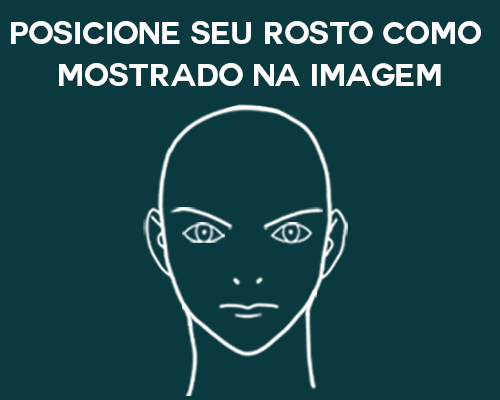
#> input picture imagens/Sem Título-1.png, 500 x 400 px, given as the content of the folder dataSet, which was not available
$ python -i Treino.py   (imports and definitions only)
#> lines starting #> are read from the running program, lines starting #| are printed output that depends on the picture
import os
import cv2
import numpy as np
from PIL import Image

recognizer=cv2.face.LBPHFaceRecognizer_create()
path= 'dataSet'

def getImagesWithID(path):
#> called with path = 'dataSet'
	imagePaths=[os.path.join(path,f) for f in os.listdir(path)]
	faces=[]
	IDs=[]
	for imagePath in imagePaths:
		faceImg=Image.open(imagePath).convert('L')
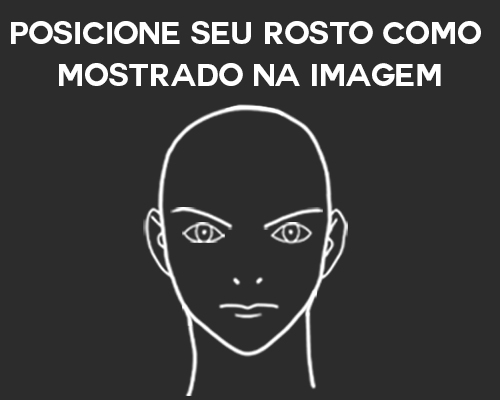
#> faceImg: PIL image 500x400 L; min 44, max 255, mean 59.1
		faceNp=np.array(faceImg,'uint8')
		ID=int(os.path.split(imagePath)[-1].split('.')[1])
		faces.append(faceNp)
		print(ID)
		IDs.append(ID)
		cv2.imshow("training",faceNp)
		cv2.waitKey(10)
	return IDs, faces

# [1 line that did not run here, left out]
# [3 lines not run here, left out]

>>> result = getImagesWithID('imagens/Sem Título-1.png')
#> (the run stopped early here; a loop or call above may not have finished)

$ run again, on imagens/face_center.png
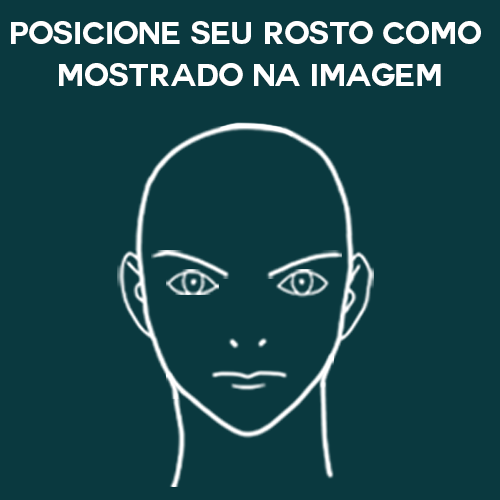
#> input picture imagens/face_center.png, 500 x 500 px, given as the content of the folder dataSet, which was not available
#> in getImagesWithID, `faceImg=Image.open(imagePath).convert('L')`:
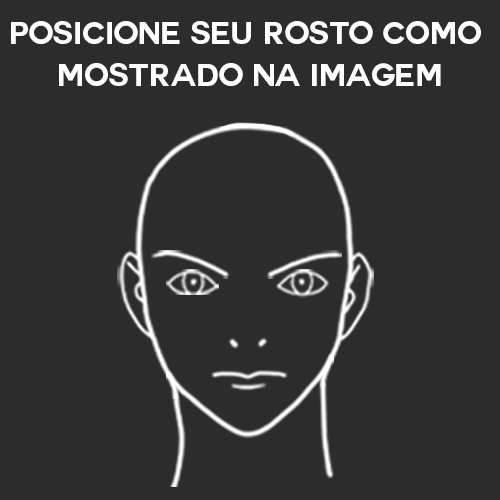
#> faceImg: PIL image 500x500 L; min 44, max 255, mean 58.5

$ run again, on imagens/face_left.png
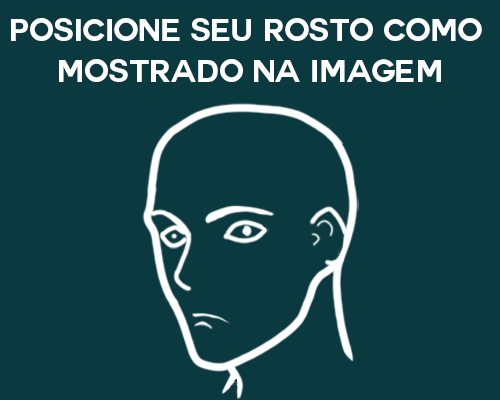
#> input picture imagens/face_left.png, 500 x 400 px, given as the content of the folder dataSet, which was not available
#> in getImagesWithID, `faceImg=Image.open(imagePath).convert('L')`:
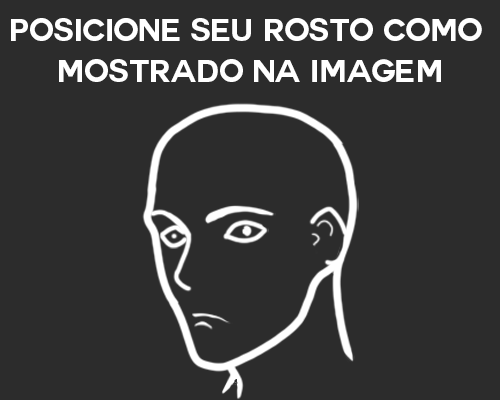
#> faceImg: PIL image 500x400 L; min 44, max 255, mean 63
